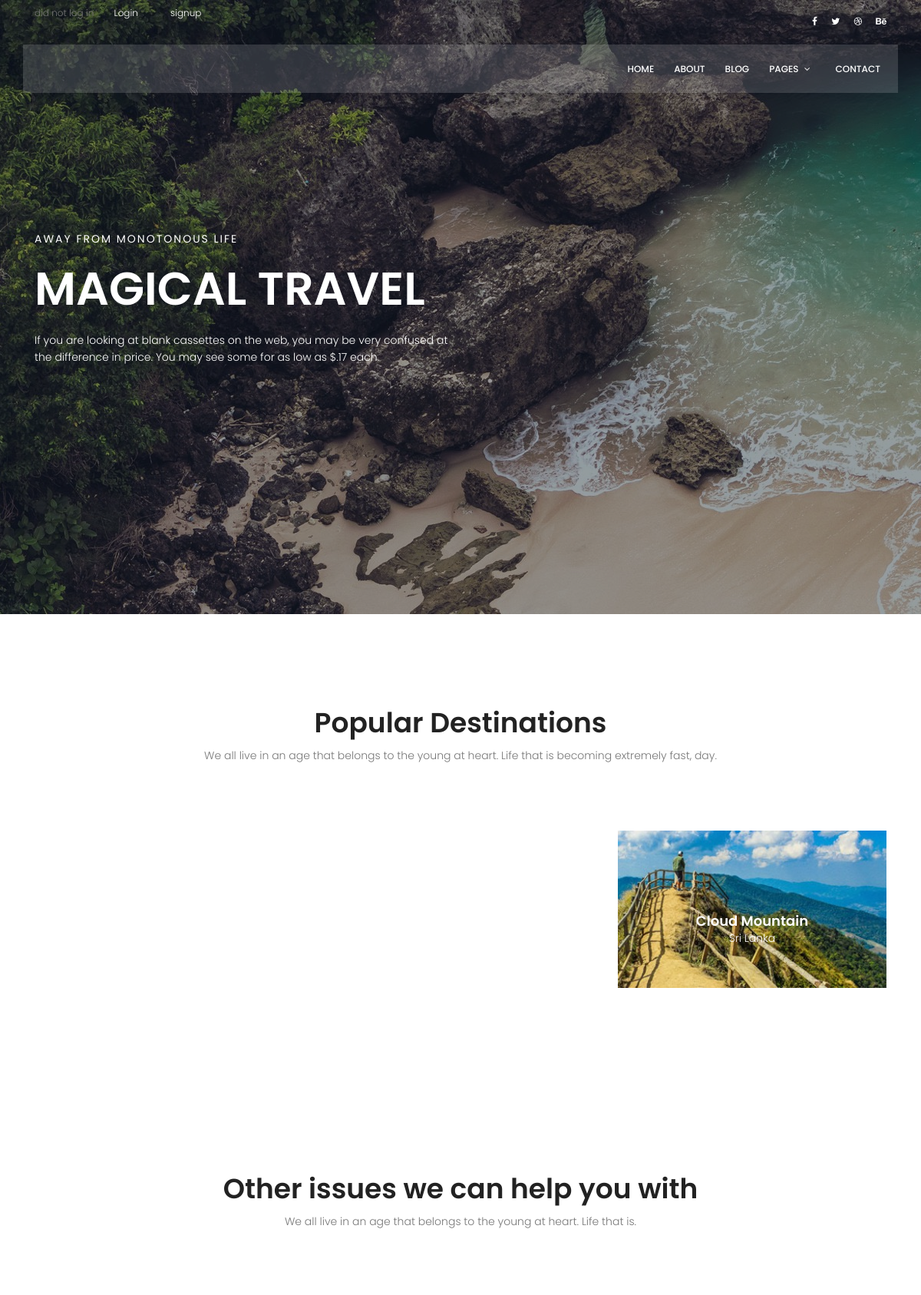
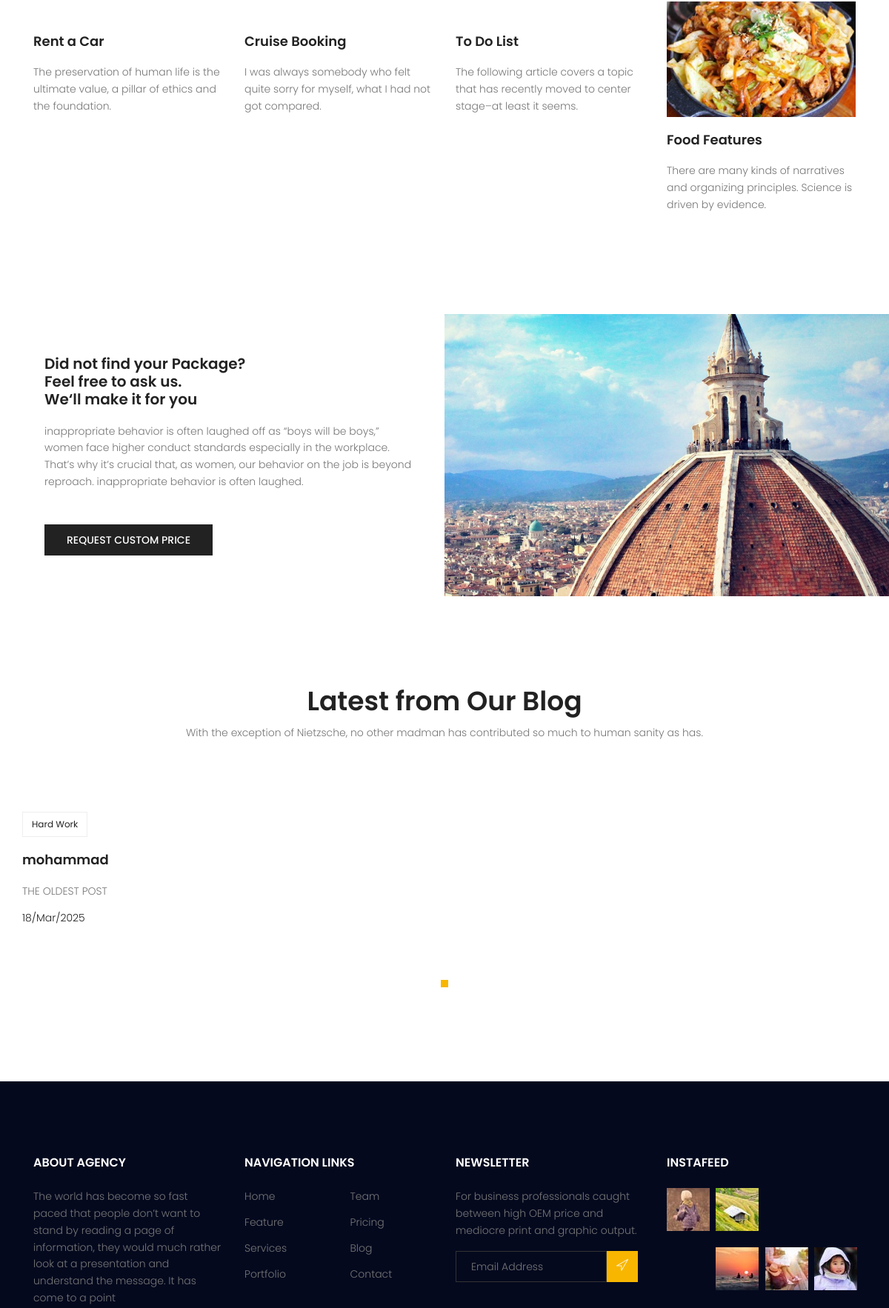
The page / (upper part) on the database its author committed (2 pictures, top to bottom).
### blog/models.py (models this page shows, shortened)
class Category(models.Model):
    name = models.CharField(max_length=255)
    def __str__(self):
        return self.name

class Post(models.Model):
    image = models.ImageField(upload_to='blog/' ,default='blog/default.jpg')
    author = models.ForeignKey(User, on_delete=models.SET_NULL, null=True)
    title = models.CharField(max_length=255)
    content = models.TextField()
    tags = TaggableManager()
    category = models.ManyToManyField(Category)
    counted_views = models.IntegerField(default=0)
    status = models.BooleanField(default=False)
    login_require = models.BooleanField(default=False)
    published_date = models.DateTimeField(null=True)
    created_date = models.DateTimeField(auto_now_add=True)
    updated_date = models.DateTimeField(auto_now=True)
    class Meta:
        ordering = ['-created_date']

### website/views.py (the view)
# urls.py: 2. Add a URL to urlpatterns:  path('', views.home, name='home')
def home(request):
    return render(request, "website/index.html")

### website/templatetags/website_tags.py (called while the page is built)
@register.inclusion_tag('website/from-blog.html')
def latest_posts():
    posts = Post.objects.filter(status=1, published_date__lte = timezone.now()).order_by('-published_date')[:6]
    return {'posts':posts}

### templates/website/index.html (shortened to what this page needs)
{%extends 'base.html'%}
{%load static%}
{% load website_tags %}
{%block content%}
			<section class="banner-area relative">
				<div class="overlay overlay-bg"></div>
				<div class="container">
					<div class="row fullscreen align-items-center justify-content-between">
						<div class="col-lg-6 col-md-6 banner-left">
							<h6 class="text-white">Away from monotonous life</h6>
							<h1 class="text-white">Magical Travel</h1>
							<p class="text-white">
								If you are looking at blank cassettes on the web, you may be very confused at the difference in price. You may see some for as low as $.17 each.
							</p>
						</div>
					</div>
				</div>
			</section>
			<section class="popular-destination-area section-gap">
				<div class="container">
		            <div class="row d-flex justify-content-center">
		                <div class="menu-content pb-70 col-lg-8">
		                    <div class="title text-center">
		                        <h1 class="mb-10">Popular Destinations</h1>
		                        <p>We all live in an age that belongs to the young at heart. Life that is becoming extremely fast, day.</p>
		                    </div>
		                </div>
		            </div>
					<div class="row">
						<div class="col-lg-4">
							<div class="single-destination relative">
								<div class="thumb relative">
								</div>
								<div class="desc">
									<h4>Mountain River</h4>
									<p>Paraguay</p>
								</div>
							</div>
						</div>
						<div class="col-lg-4">
							<div class="single-destination relative">
								<div class="thumb relative">
								</div>
								<div class="desc">
									<h4>Dream City</h4>
									<p>Paris</p>
								</div>
							</div>
						</div>
						<div class="col-lg-4">
							<div class="single-destination relative">
								<div class="thumb relative">
									<img class="img-fluid" src="{% static 'img/d3.jpg' %}" alt="">
								</div>
								<div class="desc">
									<h4>Cloud Mountain</h4>
									<p>Sri Lanka</p>
								</div>
							</div>
						</div>
					</div>
				</div>
			</section>
			<section class="other-issue-area section-gap">
				<div class="container">
		            <div class="row d-flex justify-content-center">
		                <div class="menu-content pb-70 col-lg-9">
		                    <div class="title text-center">
		                        <h1 class="mb-10">Other issues we can help you with</h1>
		                        <p>We all live in an age that belongs to the young at heart. Life that is.</p>
		                    </div>
		                </div>
		            </div>
					<div class="row">
						<div class="col-lg-3 col-md-6">
							<div class="single-other-issue">
								<div class="thumb">
								</div>
								<a href="#">
									<h4>Rent a Car</h4>
								</a>
								<p>
									The preservation of human life is the ultimate value, a pillar of ethics and the foundation.
								</p>
							</div>
						</div>
						<div class="col-lg-3 col-md-6">
							<div class="single-other-issue">
								<div class="thumb">
								</div>
								<a href="#">
									<h4>Cruise Booking</h4>
								</a>
								<p>
									I was always somebody who felt quite sorry for myself, what I had not got compared.
								</p>
							</div>
						</div>
						<div class="col-lg-3 col-md-6">
							<div class="single-other-issue">
								<div class="thumb">
								</div>
								<a href="#">
									<h4>To Do List</h4>
								</a>
								<p>
									The following article covers a topic that has recently moved to center stage–at least it seems.
								</p>
							</div>
						</div>
						<div class="col-lg-3 col-md-6">
							<div class="single-other-issue">
								<div class="thumb">
									<img class="img-fluid" src="{% static 'img/o4.jpg' %}" alt="">
								</div>
								<a href="#">
									<h4>Food Features</h4>
								</a>
								<p>
									There are many kinds of narratives and organizing principles. Science is driven by evidence.
								</p>
							</div>
						</div>
					</div>
				</div>
			</section>
			<section class="home-about-area">
				<div class="container-fluid">
					<div class="row align-items-center justify-content-end">
						<div class="col-lg-6 col-md-12 home-about-left">
							<h1>
								Did not find your Package? <br>
								Feel free to ask us. <br>
								We‘ll make it for you
							</h1>
							<p>
								inappropriate behavior is often laughed off as “boys will be boys,” women face higher conduct standards especially in the workplace. That’s why it’s crucial that, as women, our behavior on the job is beyond reproach. inappropriate behavior is often laughed.
							</p>
							<a href="#" class="primary-btn text-uppercase">request custom price</a>
						</div>
						<div class="col-lg-6 col-md-12 home-about-right no-padding">
							<img class="img-fluid" src="{% static 'img/about-img.jpg' %}" alt="">
						</div>
					</div>
				</div>
			</section>
			<section class="recent-blog-area section-gap">
				<div class="container">
					<div class="row d-flex justify-content-center">
						<div class="menu-content pb-60 col-lg-9">
							<div class="title text-center">
								<h1 class="mb-10">Latest from Our Blog</h1>
								<p>With the exception of Nietzsche, no other madman has contributed so much to human sanity as has.</p>
							</div>
						</div>
					</div>
					<div class="row">
						{% latest_posts %}
					</div>
				</div>
			</section>
{%endblock%}

### templates/website/from-blog.html (shortened to what this page needs)
{% load static %}
<div class="active-recent-blog-carusel">
    {% for post in posts %}
    <div class="single-recent-blog-post item">
        <div class="details">
            <div class="tags">
                <ul>
                    {% for cat in post.category.all %}
                    <li>
                        <a href="{% url 'blog:category' cat %}">{{cat}}</a>
                    </li>
                    {% endfor %}
                </ul>
            </div>
            <a href="{% url 'blog:single' post.id%}"><h4 class="title">{{post.title}}</h4></a>
            <p>
                {{post.content|truncatewords:3}}
            </p>
            <h6 class="date">{{post.published_date|date:"d/M/Y"}}</h6>
        </div>
    </div>
    {% endfor %}
</div>

### statics/css/main.css (style rules this page uses)
body { color: #777777; font-family: "Poppins", sans-serif; font-size: 14px; font-weight: 300; line-height: 1.625em; position: relative; }
ol, ul { margin: 0; padding: 0; list-style: none; }
a { -webkit-transition: all 0.3s ease 0s; -moz-transition: all 0.3s ease 0s; -o-transition: all 0.3s ease 0s; transition: all 0.3s ease 0s; }
a, a:focus, a:hover { text-decoration: none; outline: 0; }
h1, h2, h3, h4, h5, h6 { font-family: "Poppins", sans-serif; color: #222222; line-height: 1.2em !important; margin-bottom: 0; margin-top: 0; font-weight: 600; }
h1, .h1 { font-size: 36px; }
h4, .h4 { font-size: 18px; }
h6, .h6 { font-size: 14px; color: #222222; }
.mb-10 { margin-bottom: 10px; }
.pb-60 { padding-bottom: 60px; }
.pb-70 { padding-bottom: 70px; }
.text-white { color: #fff; }
.text-center { text-align: center; }
.relative { position: relative; }
.overlay { position: absolute; left: 0; right: 0; top: 0; bottom: 0; }
.no-padding { padding: 0; }
h1 { font-size: 36px; }
h4 { font-size: 18px; }
h6 { font-size: 14px; }
h1, h2, h3, h4, h5, h6 { line-height: 1.5em; }
.section-gap { padding: 120px 0; }
.primary-btn { background: #f8b600; line-height: 42px; padding-left: 30px; padding-right: 30px; border: none; color: #fff; display: inline-block; font-size: 14px; font-weight: 500; position: relative; -webkit-transition: all 0.3s ease 0s; -moz-transition: all 0.3s ease 0s; -o-transition: all 0.3s ease 0s; transition: all 0.3s ease 0s; cursor: pointer; position: relative; }
.banner-area { background: url(../img/hero-bg.jpg) center; background-size: cover; }
.banner-area .overlay-bg { background: rgba(4, 9, 30, 0.4); }
.banner-left h6 { text-transform: uppercase; font-weight: 400; font-size: 14px; letter-spacing: 2px; }
.banner-left h1 { margin: 20px 0; font-size: 60px; text-transform: uppercase; }
.banner-left p { margin: 20px 0px; }
.single-destination { -webkit-transition: all 0.3s ease 0s; -moz-transition: all 0.3s ease 0s; -o-transition: all 0.3s ease 0s; transition: all 0.3s ease 0s; }
.single-destination .thumb { position: relative; }
.single-destination .thumb img { width: 100%; }
.single-destination .desc { text-align: center; position: absolute; width: 100%; left: 50%; top: 50%; transform: translate(-50%, -50%); }
.single-destination .desc h4 { color: #fff; }
.single-destination .desc p { color: #fff; font-size: 14px; font-weight: 300; margin-bottom: 0px; }
.single-other-issue .thumb { overflow: hidden; }
.single-other-issue .thumb img { width: 100%; -webkit-transition: all 0.3s ease 0s; -moz-transition: all 0.3s ease 0s; -o-transition: all 0.3s ease 0s; transition: all 0.3s ease 0s; }
.single-other-issue h4 { margin: 20px 0; -webkit-transition: all 0.3s ease 0s; -moz-transition: all 0.3s ease 0s; -o-transition: all 0.3s ease 0s; transition: all 0.3s ease 0s; }
.home-about-area .home-about-left { padding-left: 20%; }
@media (max-width: 1366px) { .home-about-area .home-about-left { padding-left: 5%; } }
.home-about-area .home-about-left h1 { max-width: 510px; }
@media (max-width: 1366px) { .home-about-area .home-about-left h1 { font-size: 20px; } }
.home-about-area .home-about-left p { max-width: 500px; padding: 20px 0; }
.home-about-area .home-about-left .primary-btn { margin-top: 10px; background: #222; font-size: 14px; }
.home-about-area .home-about-right img { width: 100%; }
.recent-blog-area .single-recent-blog-post .tags { margin: 20px 0px; }
.recent-blog-area .single-recent-blog-post .tags li { display: inline-block; border: 1px solid #eee; padding: 4px 12px; -webkit-transition: all 0.3s ease 0s; -moz-transition: all 0.3s ease 0s; -o-transition: all 0.3s ease 0s; transition: all 0.3s ease 0s; }
.recent-blog-area .single-recent-blog-post .tags li a { font-weight: 400; font-size: 12px; color: #222; }
.recent-blog-area .single-recent-blog-post .title { -webkit-transition: all 0.3s ease 0s; -moz-transition: all 0.3s ease 0s; -o-transition: all 0.3s ease 0s; transition: all 0.3s ease 0s; margin: 20px 0; }
.recent-blog-area .single-recent-blog-post .date { color: #222; font-weight: 300; }

### rows shown on the page
Post: title "mohammad", content "THE OLDEST POST", published_date "18/Mar/2025"
Category: name "Hard Work"
